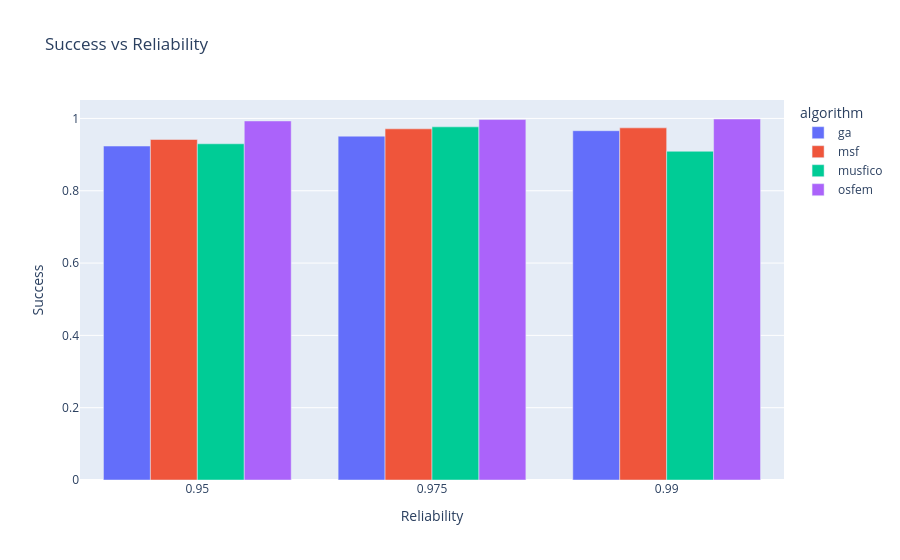
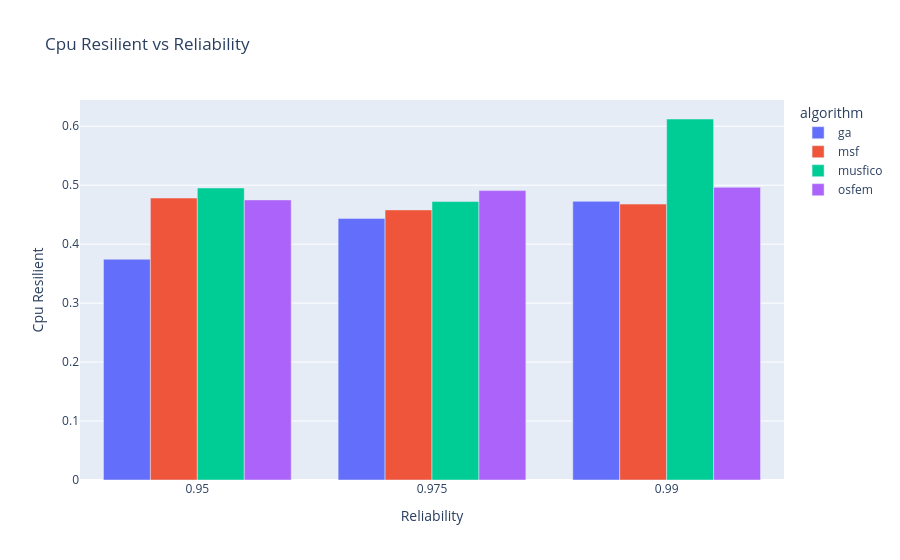
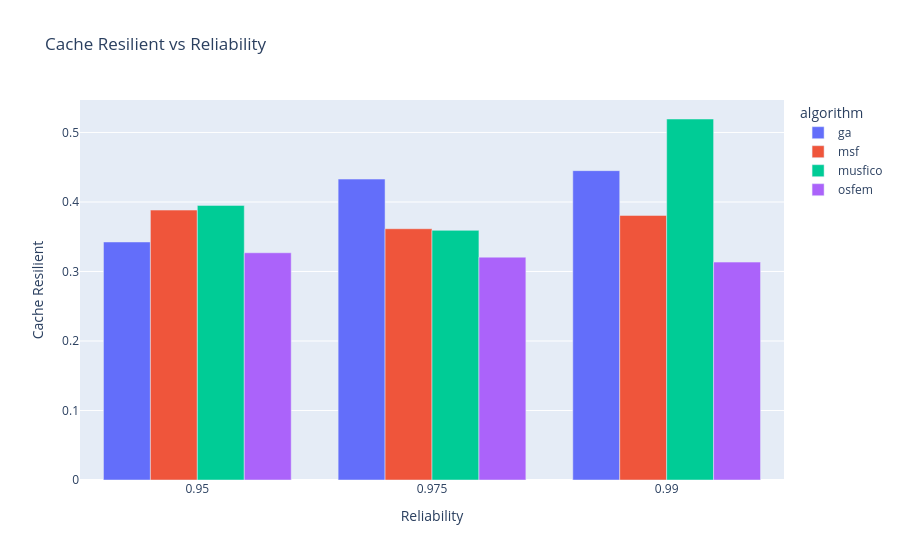
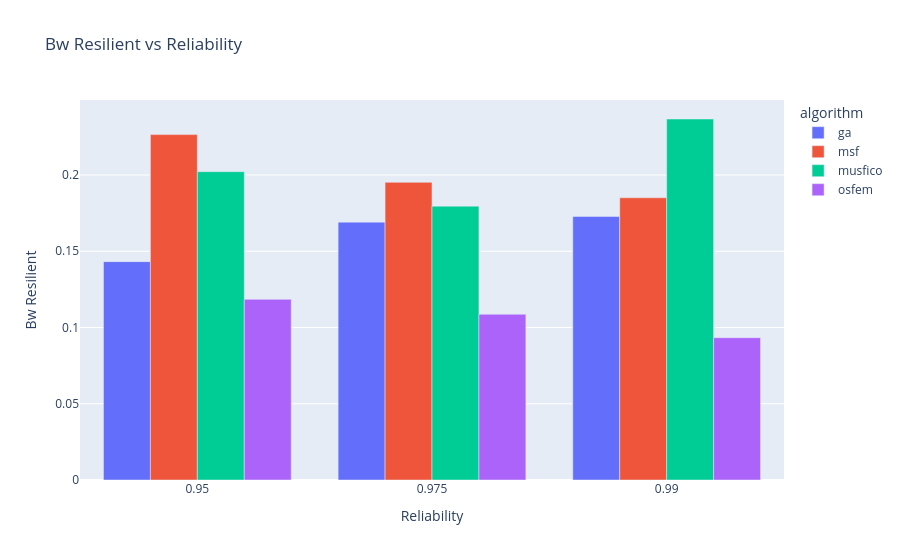

The code cell stored with these charts, in order, in its notebook:
### Code cell
# Exemplo de uso da função
plot_metric_1(grouped_df, "success", algorithms=["musfico", "msf", "ga", "osfem"])
plot_metric_1(grouped_df, "cpu_resilient", algorithms=["musfico", "msf", "ga", "osfem"])
plot_metric_1(grouped_df, "cache_resilient", algorithms=["musfico", "msf", "ga", "osfem"])
plot_metric_1(grouped_df, "bw_resilient", algorithms=["musfico", "msf", "ga", "osfem"])

### Figure 1 — Plotly figure (JSON) as saved in the notebook; plotly's stock layout.template omitted (floating-point values rounded to 4 significant figures)
{"data": [{"alignmentgroup": "True", "hovertemplate": "algorithm=ga<br>reliability=%{x}<br>success=%{y}<extra></extra>", "legendgroup": "ga", "marker": {"color": "#636efa", "pattern": {"shape": ""}}, "name": "ga", "offsetgroup": "ga", "orientation": "v", "showlegend": true, "textposition": "auto", "type": "bar", "x": ["0.95", "0.975", "0.99"], "xaxis": "x", "y": [0.9237, 0.951, 0.966], "yaxis": "y"}, {"alignmentgroup": "True", "hovertemplate": "algorithm=msf<br>reliability=%{x}<br>success=%{y}<extra></extra>", "legendgroup": "msf", "marker": {"color": "#EF553B", "pattern": {"shape": ""}}, "name": "msf", "offsetgroup": "msf", "orientation": "v", "showlegend": true, "textposition": "auto", "type": "bar", "x": ["0.95", "0.975", "0.99"], "xaxis": "x", "y": [0.9418, 0.9712, 0.9739], "yaxis": "y"}, {"alignmentgroup": "True", "hovertemplate": "algorithm=musfico<br>reliability=%{x}<br>success=%{y}<extra></extra>", "legendgroup": "musfico", "marker": {"color": "#00cc96", "pattern": {"shape": ""}}, "name": "musfico", "offsetgroup": "musfico", "orientation": "v", "showlegend": true, "textposition": "auto", "type": "bar", "x": ["0.95", "0.975", "0.99"], "xaxis": "x", "y": [0.9299, 0.9767, 0.9091], "yaxis": "y"}, {"alignmentgroup": "True", "hovertemplate": "algorithm=osfem<br>reliability=%{x}<br>success=%{y}<extra></extra>", "legendgroup": "osfem", "marker": {"color": "#ab63fa", "pattern": {"shape": ""}}, "name": "osfem", "offsetgroup": "osfem", "orientation": "v", "showlegend": true, "textposition": "auto", "type": "bar", "x": ["0.95", "0.975", "0.99"], "xaxis": "x", "y": [0.993, 0.9969, 0.9984], "yaxis": "y"}], "layout": {"barmode": "group", "legend": {"title": {"text": "algorithm"}, "tracegroupgap": 0}, "title": {"text": "Success vs Reliability"}, "xaxis": {"anchor": "y", "domain": [0, 1], "title": {"text": "Reliability"}}, "yaxis": {"anchor": "x", "domain": [0, 1], "title": {"text": "Success"}}}}

### Figure 2 — Plotly figure (JSON) as saved in the notebook; plotly's stock layout.template omitted (floating-point values rounded to 4 significant figures)
{"data": [{"alignmentgroup": "True", "hovertemplate": "algorithm=ga<br>reliability=%{x}<br>cpu_resilient=%{y}<extra></extra>", "legendgroup": "ga", "marker": {"color": "#636efa", "pattern": {"shape": ""}}, "name": "ga", "offsetgroup": "ga", "orientation": "v", "showlegend": true, "textposition": "auto", "type": "bar", "x": ["0.95", "0.975", "0.99"], "xaxis": "x", "y": [0.3744, 0.4438, 0.4727], "yaxis": "y"}, {"alignmentgroup": "True", "hovertemplate": "algorithm=msf<br>reliability=%{x}<br>cpu_resilient=%{y}<extra></extra>", "legendgroup": "msf", "marker": {"color": "#EF553B", "pattern": {"shape": ""}}, "name": "msf", "offsetgroup": "msf", "orientation": "v", "showlegend": true, "textposition": "auto", "type": "bar", "x": ["0.95", "0.975", "0.99"], "xaxis": "x", "y": [0.4783, 0.4581, 0.468], "yaxis": "y"}, {"alignmentgroup": "True", "hovertemplate": "algorithm=musfico<br>reliability=%{x}<br>cpu_resilient=%{y}<extra></extra>", "legendgroup": "musfico", "marker": {"color": "#00cc96", "pattern": {"shape": ""}}, "name": "musfico", "offsetgroup": "musfico", "orientation": "v", "showlegend": true, "textposition": "auto", "type": "bar", "x": ["0.95", "0.975", "0.99"], "xaxis": "x", "y": [0.4953, 0.4722, 0.6123], "yaxis": "y"}, {"alignmentgroup": "True", "hovertemplate": "algorithm=osfem<br>reliability=%{x}<br>cpu_resilient=%{y}<extra></extra>", "legendgroup": "osfem", "marker": {"color": "#ab63fa", "pattern": {"shape": ""}}, "name": "osfem", "offsetgroup": "osfem", "orientation": "v", "showlegend": true, "textposition": "auto", "type": "bar", "x": ["0.95", "0.975", "0.99"], "xaxis": "x", "y": [0.4751, 0.4909, 0.4965], "yaxis": "y"}], "layout": {"barmode": "group", "legend": {"title": {"text": "algorithm"}, "tracegroupgap": 0}, "title": {"text": "Cpu Resilient vs Reliability"}, "xaxis": {"anchor": "y", "domain": [0, 1], "title": {"text": "Reliability"}}, "yaxis": {"anchor": "x", "domain": [0, 1], "title": {"text": "Cpu Resilient"}}}}

### Figure 3 — Plotly figure (JSON) as saved in the notebook; plotly's stock layout.template omitted (floating-point values rounded to 4 significant figures)
{"data": [{"alignmentgroup": "True", "hovertemplate": "algorithm=ga<br>reliability=%{x}<br>cache_resilient=%{y}<extra></extra>", "legendgroup": "ga", "marker": {"color": "#636efa", "pattern": {"shape": ""}}, "name": "ga", "offsetgroup": "ga", "orientation": "v", "showlegend": true, "textposition": "auto", "type": "bar", "x": ["0.95", "0.975", "0.99"], "xaxis": "x", "y": [0.3424, 0.4329, 0.4451], "yaxis": "y"}, {"alignmentgroup": "True", "hovertemplate": "algorithm=msf<br>reliability=%{x}<br>cache_resilient=%{y}<extra></extra>", "legendgroup": "msf", "marker": {"color": "#EF553B", "pattern": {"shape": ""}}, "name": "msf", "offsetgroup": "msf", "orientation": "v", "showlegend": true, "textposition": "auto", "type": "bar", "x": ["0.95", "0.975", "0.99"], "xaxis": "x", "y": [0.3883, 0.3615, 0.3806], "yaxis": "y"}, {"alignmentgroup": "True", "hovertemplate": "algorithm=musfico<br>reliability=%{x}<br>cache_resilient=%{y}<extra></extra>", "legendgroup": "musfico", "marker": {"color": "#00cc96", "pattern": {"shape": ""}}, "name": "musfico", "offsetgroup": "musfico", "orientation": "v", "showlegend": true, "textposition": "auto", "type": "bar", "x": ["0.95", "0.975", "0.99"], "xaxis": "x", "y": [0.3951, 0.3591, 0.5194], "yaxis": "y"}, {"alignmentgroup": "True", "hovertemplate": "algorithm=osfem<br>reliability=%{x}<br>cache_resilient=%{y}<extra></extra>", "legendgroup": "osfem", "marker": {"color": "#ab63fa", "pattern": {"shape": ""}}, "name": "osfem", "offsetgroup": "osfem", "orientation": "v", "showlegend": true, "textposition": "auto", "type": "bar", "x": ["0.95", "0.975", "0.99"], "xaxis": "x", "y": [0.3269, 0.3206, 0.3135], "yaxis": "y"}], "layout": {"barmode": "group", "legend": {"title": {"text": "algorithm"}, "tracegroupgap": 0}, "title": {"text": "Cache Resilient vs Reliability"}, "xaxis": {"anchor": "y", "domain": [0, 1], "title": {"text": "Reliability"}}, "yaxis": {"anchor": "x", "domain": [0, 1], "title": {"text": "Cache Resilient"}}}}

### Figure 4 — Plotly figure (JSON) as saved in the notebook; plotly's stock layout.template omitted (floating-point values rounded to 4 significant figures)
{"data": [{"alignmentgroup": "True", "hovertemplate": "algorithm=ga<br>reliability=%{x}<br>bw_resilient=%{y}<extra></extra>", "legendgroup": "ga", "marker": {"color": "#636efa", "pattern": {"shape": ""}}, "name": "ga", "offsetgroup": "ga", "orientation": "v", "showlegend": true, "textposition": "auto", "type": "bar", "x": ["0.95", "0.975", "0.99"], "xaxis": "x", "y": [0.1432, 0.1691, 0.1728], "yaxis": "y"}, {"alignmentgroup": "True", "hovertemplate": "algorithm=msf<br>reliability=%{x}<br>bw_resilient=%{y}<extra></extra>", "legendgroup": "msf", "marker": {"color": "#EF553B", "pattern": {"shape": ""}}, "name": "msf", "offsetgroup": "msf", "orientation": "v", "showlegend": true, "textposition": "auto", "type": "bar", "x": ["0.95", "0.975", "0.99"], "xaxis": "x", "y": [0.2265, 0.1952, 0.1851], "yaxis": "y"}, {"alignmentgroup": "True", "hovertemplate": "algorithm=musfico<br>reliability=%{x}<br>bw_resilient=%{y}<extra></extra>", "legendgroup": "musfico", "marker": {"color": "#00cc96", "pattern": {"shape": ""}}, "name": "musfico", "offsetgroup": "musfico", "orientation": "v", "showlegend": true, "textposition": "auto", "type": "bar", "x": ["0.95", "0.975", "0.99"], "xaxis": "x", "y": [0.2022, 0.1796, 0.2367], "yaxis": "y"}, {"alignmentgroup": "True", "hovertemplate": "algorithm=osfem<br>reliability=%{x}<br>bw_resilient=%{y}<extra></extra>", "legendgroup": "osfem", "marker": {"color": "#ab63fa", "pattern": {"shape": ""}}, "name": "osfem", "offsetgroup": "osfem", "orientation": "v", "showlegend": true, "textposition": "auto", "type": "bar", "x": ["0.95", "0.975", "0.99"], "xaxis": "x", "y": [0.1185, 0.1087, 0.09332], "yaxis": "y"}], "layout": {"barmode": "group", "legend": {"title": {"text": "algorithm"}, "tracegroupgap": 0}, "title": {"text": "Bw Resilient vs Reliability"}, "xaxis": {"anchor": "y", "domain": [0, 1], "title": {"text": "Reliability"}}, "yaxis": {"anchor": "x", "domain": [0, 1], "title": {"text": "Bw Resilient"}}}}
